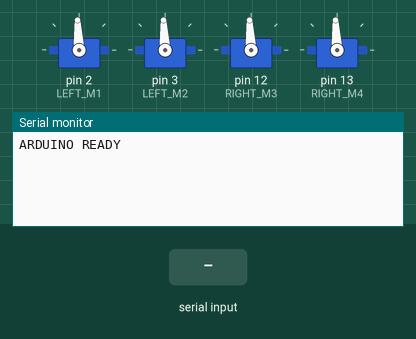
Simulated run of this sketch. Board: Arduino Uno, built with avr-gcc and run on an emulated ATmega328P. Parts: 4 × servo, the last lines printed to the serial monitor. Inputs (shaded band) come from the test bench.

Above: at 1.2 s.
1.3 s: "90,45\n" received over Serial
At 2.3 s:
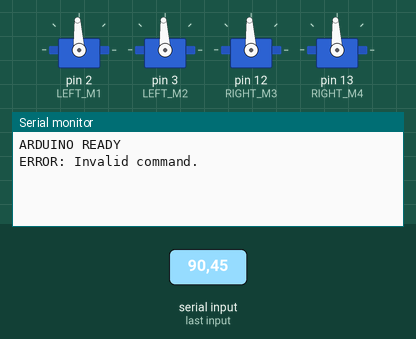
2.8 s: "5\n" received over Serial
At 3.4 s:
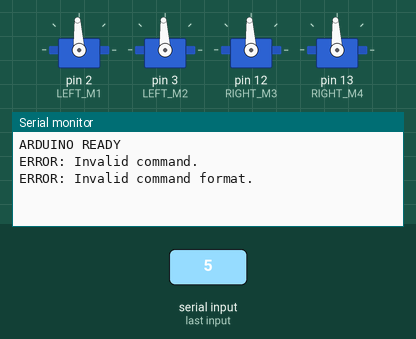

The sketch:

finalArduinoControl.ino
```cpp
#include <Servo.h>
#include <stdlib.h>
#include <string.h>

//===================================================
//Initialize & Set Parameters
//===================================================

Servo left1;
Servo left2;
Servo right3;
Servo right4;

//Arduino physical output pins
const byte LEFT_M1 = 2;
const byte LEFT_M2 = 3;
const byte RIGHT_M3 = 12;
const byte RIGHT_M4 = 13;

//Baud rate
const unsigned long BAUD = 115200;

//PWM Nuetral us
const int NEUTRAL = 1500;

//PWM Delta Value
const int DELTA = 500;

//SOFTWARE POWER LIMITER (Value is percentage of full power)
const int POWER_LIMIT = 40;

//Min and max power calculated based on power limit percentage.
const int MIN = NEUTRAL - (DELTA * POWER_LIMIT / 100);
const int MAX = NEUTRAL + (DELTA * POWER_LIMIT / 100);

//Failsafe time
const unsigned long FAILSAFE = 500;

char buffer[32];
byte bufferIndex = 0;

unsigned long lastCommandTime = 0;

//===================================================
//Power Inversion
//Motors are set up so each gearbox has one inverted.
//===================================================
const bool INVERT_LEFT_M1  = false;
const bool INVERT_LEFT_M2  = true;
const bool INVERT_RIGHT_M3 = true;
const bool INVERT_RIGHT_M4 = true;

int invertPulse(int pulse, bool invert){
  if(!invert){
    return pulse;
  }
  // Min becomes max, and max becomes min.
  return (2 * NEUTRAL) - pulse;
}

//===================================================
//Set PWM For Left and Right Gearboxes
//===================================================

void setMotors(int leftPWM, int rightPWM){
  //constrain to min and max us
  leftPWM = constrain(leftPWM, MIN, MAX);
  rightPWM = constrain(rightPWM, MIN, MAX);

  //Write Left Motors
  left1.writeMicroseconds(invertPulse(leftPWM, INVERT_LEFT_M1));
  left2.writeMicroseconds(invertPulse(leftPWM, INVERT_LEFT_M2));

  //Write Right Motors
  right3.writeMicroseconds(invertPulse(rightPWM, INVERT_RIGHT_M3));
  right4.writeMicroseconds(invertPulse(rightPWM, INVERT_RIGHT_M4));
}

void neutral(){
  setMotors(NEUTRAL,NEUTRAL);
}

//===================================================
//Process Jetson Commands
//Excepted Format: leftPWM_us,rightPWM_us
//===================================================

void processCommand(char *command){
  //find comma address
  char *comma = strchr(command, ',');

  if(comma == NULL){
    Serial.println("ERROR: Invalid command format.");
    return;
  }
  *comma = '\0'; //split command at comma

  int leftPWM = atoi(command);
  int rightPWM = atoi(comma+1);

  //Make sure commands are within excpeted PWM us values
  if(leftPWM < 1000 || leftPWM > 2000 || rightPWM < 1000 || rightPWM > 2000){
     Serial.println("ERROR: Invalid command.");
     return;
  }

  setMotors(leftPWM, rightPWM);

  lastCommandTime = millis();
}

//===================================================
//Setup
//===================================================

void setup(){

  Serial.begin(BAUD);

  left1.attach(LEFT_M1);
  left2.attach(LEFT_M2);
  right3.attach(RIGHT_M3);
  right4.attach(RIGHT_M4);

  neutral(); //send neutral command on startup

  lastCommandTime = millis();

  Serial.println("ARDUINO READY");
}

//===================================================
//Read Jetson Commands
//===================================================

void loop(){
  while(Serial.available()> 0){
    char jetsonCommand = Serial.read();

    if(jetsonCommand == '\n'){ //Newline indicates the end of a command
      buffer[bufferIndex] = '\0'; //Add a newline to the array to make it a readable string

      if(bufferIndex > 0){
        processCommand(buffer);
      }
      bufferIndex = 0; //erase command from buffer
    }
    else if(jetsonCommand != '\r'){
      if(bufferIndex < sizeof(buffer)-1){
        buffer[bufferIndex] = jetsonCommand;
        bufferIndex++;
      }
      else{ //oversized command
        bufferIndex = 0;
        Serial.println("ERROR: Command too long.");
      }
    }
  }
  //Failsafe
  if(millis() - lastCommandTime > FAILSAFE){
  neutral();
  }
}
```

Measured:
- after the input at 1.3 s, the serial monitor: prints a new line at once (image 1)
- after the input at 2.8 s, the serial monitor: prints a new line at once (image 2)
